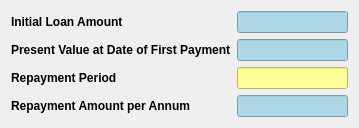
       <widget class="QWidget" name="layoutWidget">
        <property name="geometry">
         <rect>
          <x>130</x>
          <y>2780</y>
          <width>359</width>
          <height>110</height>
         </rect>
        </property>
        <layout class="QHBoxLayout" name="financing1">
         <item>
          <layout class="QVBoxLayout" name="verticalLayout_43">
           <item>
            <widget class="QLabel" name="label_91">
             <property name="maximumSize">
              <size>
               <width>230</width>
               <height>16777215</height>
              </size>
             </property>
             <property name="text">
              <string>&lt;html&gt;&lt;head/&gt;&lt;body&gt;&lt;p&gt;&lt;span style=&quot; font-weight:700;&quot;&gt;Initial Loan Amount&lt;/span&gt;&lt;/p&gt;&lt;/body&gt;&lt;/html&gt;</string>
             </property>
            </widget>
           </item>
           <item>
            <widget class="QLabel" name="label_92">
             <property name="maximumSize">
              <size>
               <width>230</width>
               <height>16777215</height>
              </size>
             </property>
             <property name="text">
              <string>&lt;html&gt;&lt;head/&gt;&lt;body&gt;&lt;p&gt;&lt;span style=&quot; font-weight:700;&quot;&gt;Present Value at Date of First Payment&lt;/span&gt;&lt;/p&gt;&lt;/body&gt;&lt;/html&gt;</string>
             </property>
            </widget>
           </item>
           <item>
            <widget class="QLabel" name="label_93">
             <property name="maximumSize">
              <size>
               <width>230</width>
               <height>16777215</height>
              </size>
             </property>
             <property name="text">
              <string>&lt;html&gt;&lt;head/&gt;&lt;body&gt;&lt;p&gt;&lt;span style=&quot; font-weight:700;&quot;&gt;Repayment Period&lt;/span&gt;&lt;/p&gt;&lt;/body&gt;&lt;/html&gt;</string>
             </property>
            </widget>
           </item>
           <item>
            <widget class="QLabel" name="label_94">
             <property name="maximumSize">
              <size>
               <width>230</width>
               <height>16777215</height>
              </size>
             </property>
             <property name="text">
              <string>&lt;html&gt;&lt;head/&gt;&lt;body&gt;&lt;p&gt;&lt;span style=&quot; font-weight:700;&quot;&gt;Repayment Amount per Annum&lt;/span&gt;&lt;/p&gt;&lt;/body&gt;&lt;/html&gt;</string>
             </property>
            </widget>
           </item>
          </layout>
         </item>
         <item>
          <layout class="QVBoxLayout" name="verticalLayout_6">
           <item>
            <widget class="QLineEdit" name="Initital_output">
             <property name="styleSheet">
              <string notr="true">QLineEdit {
    background-color: #ADD8E6;
    color: #000000;
}
</string>
             </property>
            </widget>
           </item>
           <item>
            <widget class="QLineEdit" name="Value_output">
             <property name="styleSheet">
              <string notr="true">QLineEdit {
    background-color: #ADD8E6;
    color: #000000;
}
</string>
             </property>
             <property name="readOnly">
              <bool>true</bool>
             </property>
            </widget>
           </item>
           <item>
            <widget class="QLineEdit" name="Repayment_input">
             <property name="styleSheet">
              <string notr="true">QLineEdit {
    background-color: #FFFF99;
    color: #000000;
}
</string>
             </property>
            </widget>
           </item>
           <item>
            <widget class="QLineEdit" name="RepaymentAmount_Output">
             <property name="styleSheet">
              <string notr="true">QLineEdit {
    background-color: #ADD8E6;
    color: #000000;
}
</string>
             </property>
             <property name="readOnly">
              <bool>true</bool>
             </property>
            </widget>
           </item>
          </layout>
         </item>
        </layout>
       </widget>
